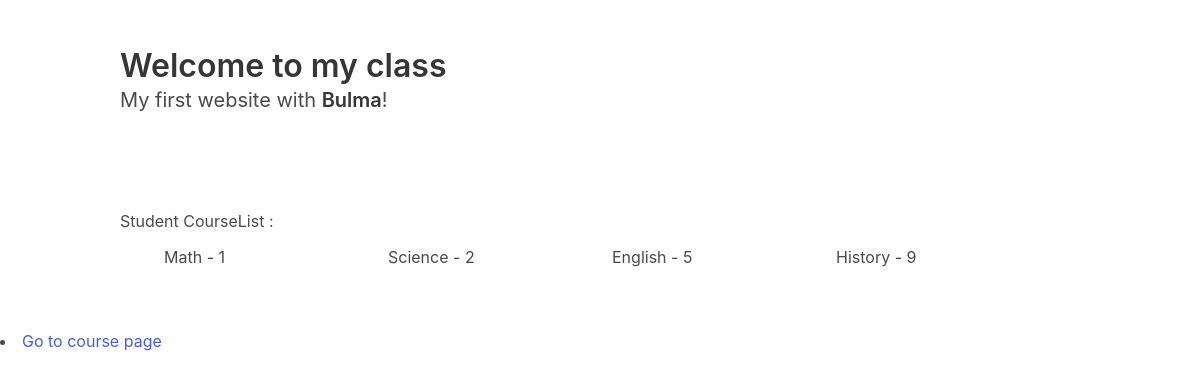
The page /1 on the database its author committed.
### school/models.py (models this page shows)
class Course(models.Model):
    subject = models.CharField(max_length=64)
    duration = models.IntegerField()
    def __str__(self):
        return f"{self.subject} - {self.duration}"

### school/views.py (the view)
# urls.py: path("<str:student_id>", views.studentPage, name="studentpages"),
def studentPage(request, student_id):
    context = {
        "courses": courseList,
        "students": Student.objects.all(),
        "newcourses": Course.objects.all(),
    }
    return render(request, "course/student.html", context)

### school/templates/course/student.html (shortened to what this page needs)
<!DOCTYPE html>
<html>
<head>
    <link rel="stylesheet" href="https://cdn.jsdelivr.net/npm/bulma@0.8.0/css/bulma.min.css">
</head>
<body>
    <section class="section">
        <div class="container">
            <h1 class="title">
                Welcome to my class
            </h1>
            <p class="subtitle">
                My first website with <strong>Bulma</strong>!
            </p>
        </div>
    </section>
    <section class="section">
        <div class="container">
            <h1>Student CourseList :</h1>
            <div class="container is-fluid">
                <nav class="level">
                    <div class="level-item">
                        {% for course in newcourses %}
                        <div class="column">{{ course }}</div>
                        {% endfor %}
                    </div>
                </nav>
            </div>
        </div>
    </section>
    <li><a href="/home">Go to course page</a></li>
</body>
</html>

### rows shown on the page
Course: subject+duration "Math - 1"
Course: subject+duration "Science - 2"
Course: subject+duration "English - 5"
Course: subject+duration "History - 9"
